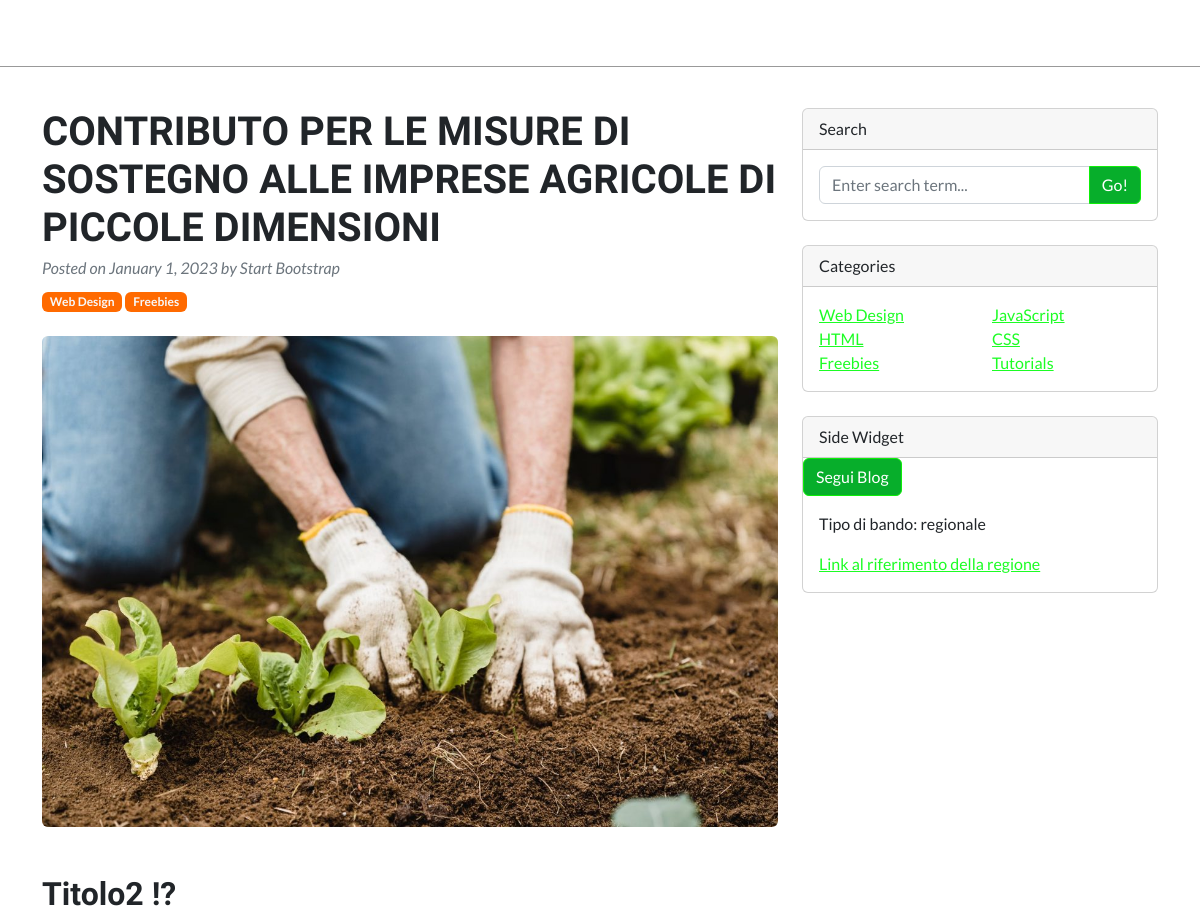
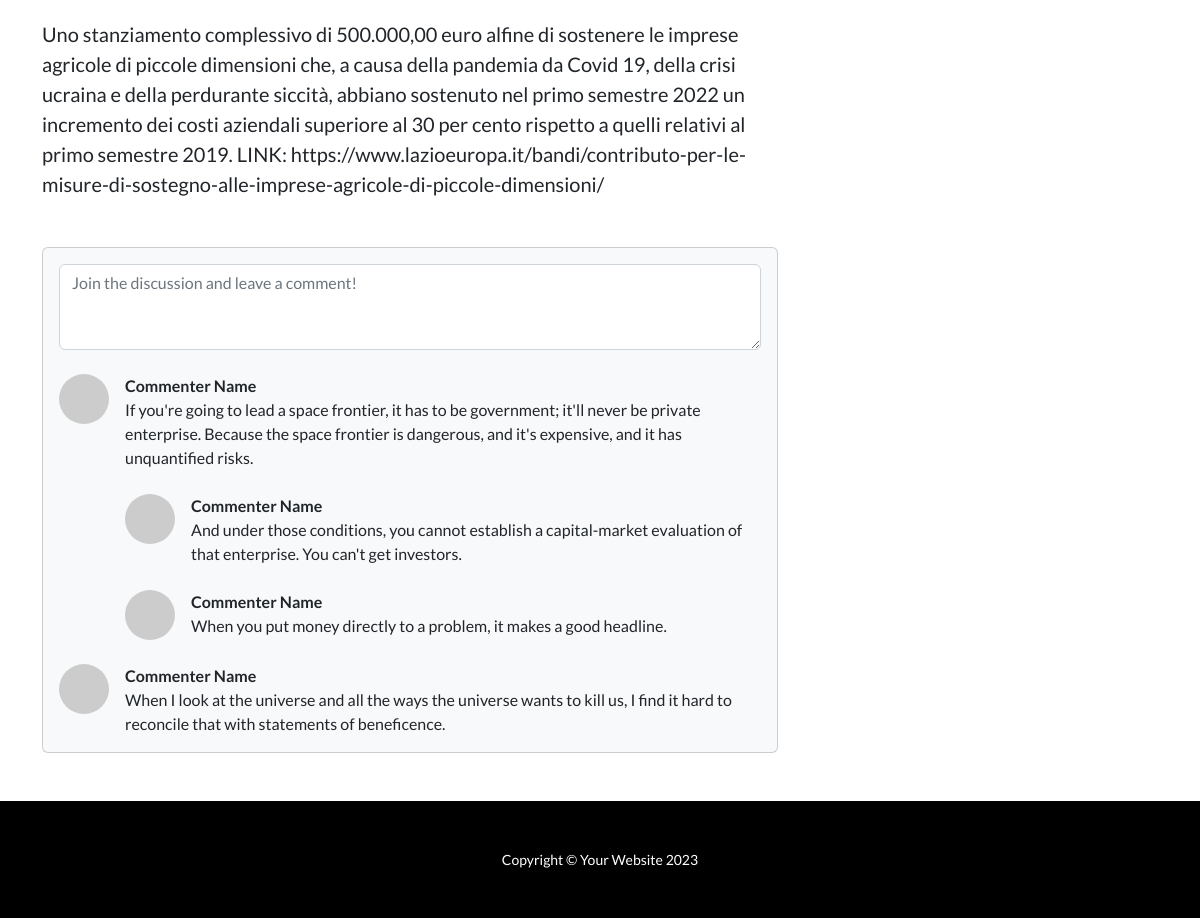
Page /blogpost_detail/7 on the committed database (2 pictures, top to bottom).
### studio_agronomico/models.py (models this page shows, shortened)
class BlogPost(models.Model):
    TYPE_CHOICES = [
        ("news", "News"),
        ("bando", "Bando"),
        ("altro", "Altro"),
    ]
    title = models.CharField(max_length=255, blank=False, null=False)
    desc = models.TextField(max_length=2500, blank=False, null=False)
    type = models.CharField(max_length=10, choices=TYPE_CHOICES, default="altro", null= False)
    value = models.IntegerField(null=False, blank=False)
    new = models.BooleanField(default=True)
    active = models.BooleanField(default=False)
    image = models.ImageField(upload_to='images', null=True, blank=True )
    ref_link = models.CharField(max_length=150, blank=True, null=True)
    followers = models.ManyToManyField(User, related_name='following', blank=True)

### studio_agronomico/views.py (the view)
# urls.py: path('blogpost_detail/<int:id>', views.blogpost_detail, name="blogpost_detail"),
def blogpost_detail(request, id):
    blogpost = get_object_or_404(BlogPost, id=id)
    return render(request, 'studio_agronomico/blogpost_detail.html', {'blogpost': blogpost})

### studio_agronomico/templates/studio_agronomico/blogpost_detail.html (shortened to what this page needs)
{% extends "main.html" %} {% block content %}
<div class="container mt-5" style="padding-top: 60px">
  <div class="row">
    <div class="col-lg-8">
      <article>
        <header class="mb-4">
          <h1 class="fw-bolder mb-1">{{blogpost.title}}</h1>
          <div class="text-muted fst-italic mb-2">
            Posted on January 1, 2023 by Start Bootstrap
          </div>
          <a
            class="badge bg-secondary text-decoration-none link-light"
            href="#!"
            >Web Design</a
          >
          <a
            class="badge bg-secondary text-decoration-none link-light"
            href="#!"
            >Freebies</a
          >
        </header>
        {% if blogpost.image %}
        <figure class="mb-4">
          <img
            class="img-fluid rounded"
            src="{{blogpost.image.url}}"
            alt="..."
          />
        </figure>
        {% endif %}
        <section class="mb-5">
          <h2 class="fw-bolder mb-4 mt-5">Titolo2 !?</h2>
          <p class="fs-5 mb-4">{{blogpost.desc}}</p>
        </section>
      </article>
      <section class="mb-5">
        <div class="card bg-light">
          <div class="card-body">
            <form class="mb-4">
              <textarea
                class="form-control"
                rows="3"
                placeholder="Join the discussion and leave a comment!"
              ></textarea>
            </form>
            <div class="d-flex mb-4">
              <div class="flex-shrink-0">
                <img
                  class="rounded-circle"
                  src="https://dummyimage.com/50x50/ced4da/6c757d.jpg"
                  alt="..."
                />
              </div>
              <div class="ms-3">
                <div class="fw-bold">Commenter Name</div>
                If you're going to lead a space frontier, it has to be
                government; it'll never be private enterprise. Because the space
                frontier is dangerous, and it's expensive, and it has
                unquantified risks.
                <div class="d-flex mt-4">
                  <div class="flex-shrink-0">
                    <img
                      class="rounded-circle"
                      src="https://dummyimage.com/50x50/ced4da/6c757d.jpg"
                      alt="..."
                    />
                  </div>
                  <div class="ms-3">
                    <div class="fw-bold">Commenter Name</div>
                    And under those conditions, you cannot establish a
                    capital-market evaluation of that enterprise. You can't get
                    investors.
                  </div>
                </div>
                <div class="d-flex mt-4">
                  <div class="flex-shrink-0">
                    <img
                      class="rounded-circle"
                      src="https://dummyimage.com/50x50/ced4da/6c757d.jpg"
                      alt="..."
                    />
                  </div>
                  <div class="ms-3">
                    <div class="fw-bold">Commenter Name</div>
                    When you put money directly to a problem, it makes a good
                    headline.
                  </div>
                </div>
              </div>
            </div>
            <div class="d-flex">
              <div class="flex-shrink-0">
                <img
                  class="rounded-circle"
                  src="https://dummyimage.com/50x50/ced4da/6c757d.jpg"
                  alt="..."
                />
              </div>
              <div class="ms-3">
                <div class="fw-bold">Commenter Name</div>
                When I look at the universe and all the ways the universe wants
                to kill us, I find it hard to reconcile that with statements of
                beneficence.
              </div>
            </div>
          </div>
        </div>
      </section>
    </div>
    <div class="col-lg-4">
      <div class="card mb-4">
        <div class="card-header">Search</div>
        <div class="card-body">
          <div class="input-group">
            <input
              class="form-control"
              type="text"
              placeholder="Enter search term..."
              aria-label="Enter search term..."
              aria-describedby="button-search"
            />
            <button class="btn btn-primary" id="button-search" type="button">
              Go!
            </button>
          </div>
        </div>
      </div>
      <div class="card mb-4">
        <div class="card-header">Categories</div>
        <div class="card-body">
          <div class="row">
            <div class="col-sm-6">
              <ul class="list-unstyled mb-0">
                <li><a href="#!">Web Design</a></li>
                <li><a href="#!">HTML</a></li>
                <li><a href="#!">Freebies</a></li>
              </ul>
            </div>
            <div class="col-sm-6">
              <ul class="list-unstyled mb-0">
                <li><a href="#!">JavaScript</a></li>
                <li><a href="#!">CSS</a></li>
                <li><a href="#!">Tutorials</a></li>
              </ul>
            </div>
          </div>
        </div>
      </div>
      <div class="card mb-4">
        <div class="card-header">Side Widget</div>
        {% if request.user in blogpost.followers.all %}
        <form method="post" action="{% url 'unfollow_blogpost' blogpost.id %}">
          {% csrf_token %}
          <button type="submit" class="btn btn-danger">Smetti di Seguire</button>
        </form>
        {% else %}
        <form method="post" action="{% url 'follow_blogpost' blogpost.id %}">
          <button type="submit" class="btn btn-primary">Segui Blog</button>
        </form>
        {% endif %}
        <div class="card-body">
          <p>Tipo di bando: regionale</p>
          <a href={{blogpost.ref_link}}>Link al riferimento della regione</a>
        </div>
      </div>
    </div>
  </div>
</div>
{% endblock %}

### rows in the picture
BlogPost: title "CONTRIBUTO PER LE MISURE DI SOSTEGNO ALLE IMPRESE AGRICOLE DI PICCOLE DIMENSIONI", image (picture), desc "Uno stanziamento complessivo di 500.000,00 euro alfine di sostenere le imprese agricole di piccole dimensioni che, a causa della pandemia da Covid 19, della crisi ucraina e della perdurante siccità, abbiano sostenuto nel primo semestre 2022 un incremento dei costi aziendali superiore al 30 per cento rispetto a quelli relativi al primo semestre 2019. LINK: https://www.lazioeuropa.it/bandi/contributo-per-le-misure-di-sostegno-alle-imprese-agricole-di-piccole-dimensioni/"
